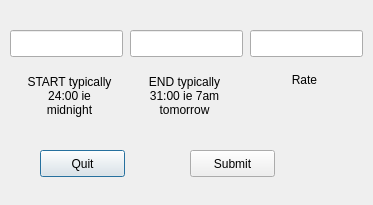
<?xml version="1.0" encoding="UTF-8"?>
<ui version="4.0">
 <class>NightDialog</class>
 <widget class="QDialog" name="NightDialog">
  <property name="geometry">
   <rect>
    <x>0</x>
    <y>0</y>
    <width>373</width>
    <height>205</height>
   </rect>
  </property>
  <property name="windowTitle">
   <string>Dialog</string>
  </property>
  <widget class="QLineEdit" name="lineEditStart">
   <property name="geometry">
    <rect>
     <x>10</x>
     <y>30</y>
     <width>113</width>
     <height>27</height>
    </rect>
   </property>
  </widget>
  <widget class="QLineEdit" name="lineEditEnd">
   <property name="geometry">
    <rect>
     <x>130</x>
     <y>30</y>
     <width>113</width>
     <height>27</height>
    </rect>
   </property>
  </widget>
  <widget class="QLineEdit" name="lineEditRate">
   <property name="geometry">
    <rect>
     <x>250</x>
     <y>30</y>
     <width>113</width>
     <height>27</height>
    </rect>
   </property>
  </widget>
  <widget class="QLabel" name="labelStart">
   <property name="geometry">
    <rect>
     <x>24</x>
     <y>70</y>
     <width>91</width>
     <height>51</height>
    </rect>
   </property>
   <property name="text">
    <string>START typically 24:00 ie midnight</string>
   </property>
   <property name="alignment">
    <set>Qt::AlignCenter</set>
   </property>
   <property name="wordWrap">
    <bool>true</bool>
   </property>
  </widget>
  <widget class="QLabel" name="labelEnd">
   <property name="geometry">
    <rect>
     <x>134</x>
     <y>70</y>
     <width>101</width>
     <height>51</height>
    </rect>
   </property>
   <property name="text">
    <string>END typically 31:00 ie 7am tomorrow</string>
   </property>
   <property name="alignment">
    <set>Qt::AlignCenter</set>
   </property>
   <property name="wordWrap">
    <bool>true</bool>
   </property>
  </widget>
  <widget class="QLabel" name="labelRate">
   <property name="geometry">
    <rect>
     <x>254</x>
     <y>70</y>
     <width>101</width>
     <height>20</height>
    </rect>
   </property>
   <property name="text">
    <string>Rate</string>
   </property>
   <property name="alignment">
    <set>Qt::AlignCenter</set>
   </property>
  </widget>
  <widget class="QPushButton" name="pushButtonQuit">
   <property name="geometry">
    <rect>
     <x>40</x>
     <y>150</y>
     <width>85</width>
     <height>27</height>
    </rect>
   </property>
   <property name="text">
    <string>Quit</string>
   </property>
  </widget>
  <widget class="QPushButton" name="pushButtonSubmit">
   <property name="geometry">
    <rect>
     <x>190</x>
     <y>150</y>
     <width>85</width>
     <height>27</height>
    </rect>
   </property>
   <property name="text">
    <string>Submit</string>
   </property>
  </widget>
 </widget>
 <resources/>
 <connections/>
</ui>
